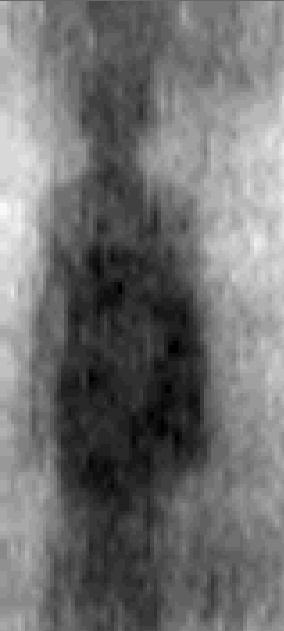
%> input picture kodlar/image_1346.jpg, 284 x 631 px
$ octave deneme6.m   (GNU Octave 9; MATLAB toolbox functions it lacks are replaced by stand-ins)
%> lines starting %> are read from the running program, lines starting %| are printed output that depends on the picture
clear all;
close all;
clc;

img=imread("image_1346.jpg");
%> img is the input picture: size 631x284x3 uint8; min 0, max 253, mean 111.7
f=ones(3,3)/6; %mean filter kernel
img1= imfilter(img,f);
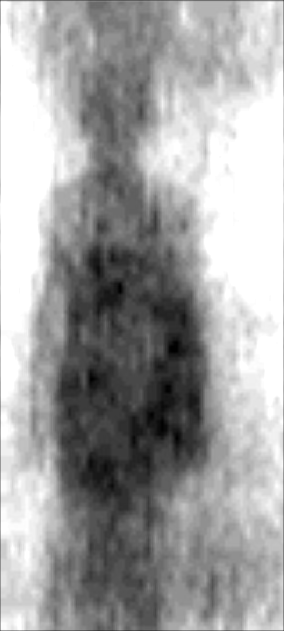
%> img1: size 631x284x3 uint8; min 0, max 255, mean 161.6

b(:,:,1)=150-img1(:,:,1);
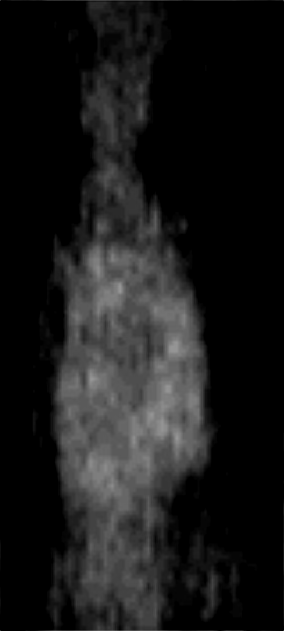
%> b: size 631x284 uint8; min 0, max 150, mean 25.3
b(:,:,2)=150-img1(:,:,2);
b(:,:,3)=150-img1(:,:,3);
%> b: size 631x284x3 uint8

imgd=im2double(b);

SE=strel('disk',4);
img2= imdilate(imgd,SE);
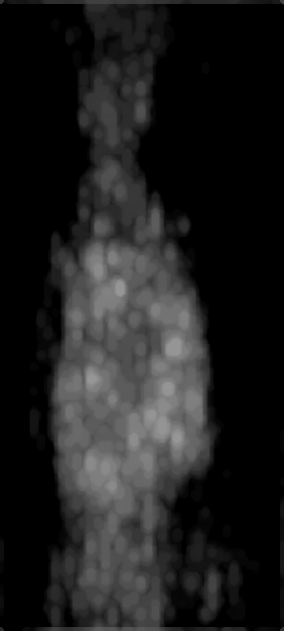
%> img2: size 631x284x3 double; min 0, max 0.588, mean 0.12

img3= imfill(img2,"holes");


 subplot(121);imshow(img); title('Orijinal Image');
% subplot(111);imshow(img1); title('Mean Filter');
% subplot(111),imshow(b); title('CMY Dönüşümü');
 subplot(122),imshow(img3); title('Dönüşüm sonucu');
% subplot(111),imshow(img3); title('imfill Dönüşümü');

$ run again, with kodlar/image_0348.jpg copied over kodlar/image_1346.jpg
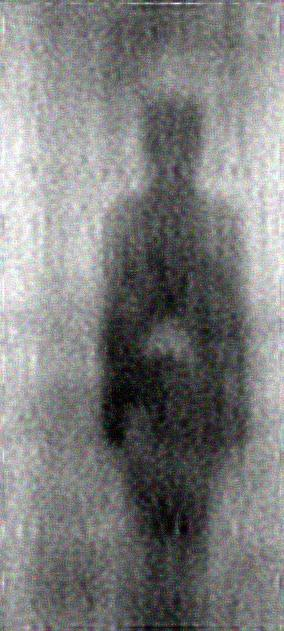
%> input picture kodlar/image_0348.jpg, 284 x 631 px
%> img is the input picture: size 631x284x3 uint8; mean R, G, B 125.7, 125.7, 125.7
%> `img1= imfilter(img,f);`:
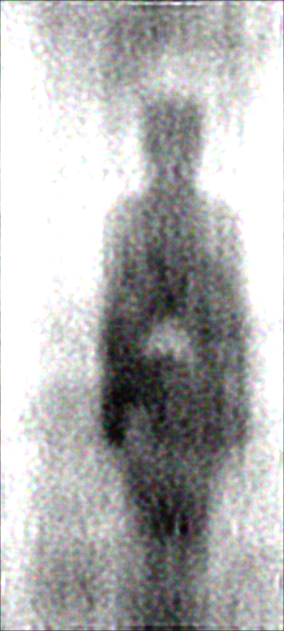
%> img1: size 631x284x3 uint8; mean R, G, B 178.5, 178.5, 178.5
%> `img2= imdilate(imgd,SE);`:
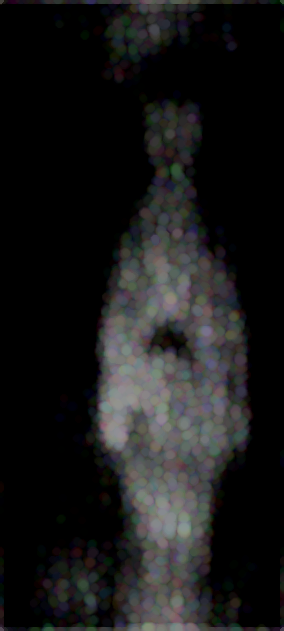
%> img2: size 631x284x3 double; mean R, G, B 0.0997, 0.0997, 0.0998

$ run again, with kodlar/image_0414.jpg copied over kodlar/image_1346.jpg
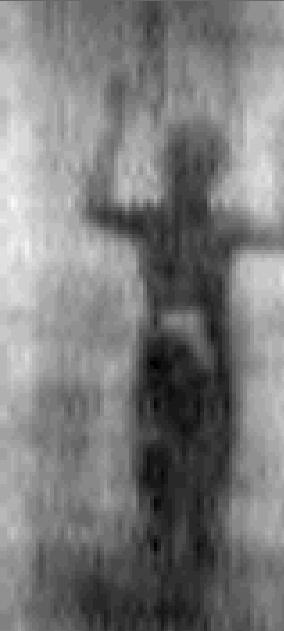
%> input picture kodlar/image_0414.jpg, 284 x 631 px
%> img is the input picture: size 631x284x3 uint8; min 0, max 252, mean 123
%> `img1= imfilter(img,f);`:
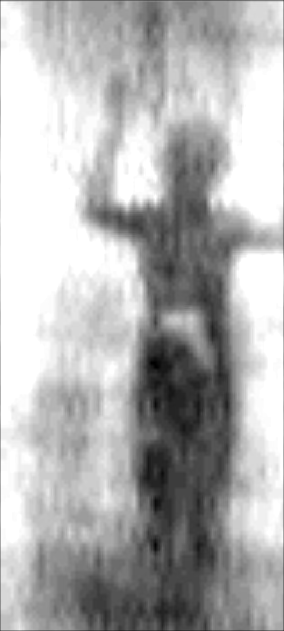
%> img1: size 631x284x3 uint8; min 0, max 255, mean 177.8
%> `img2= imdilate(imgd,SE);`:
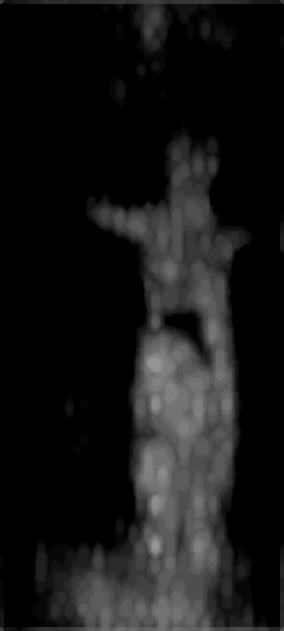
%> img2: size 631x284x3 double; min 0, max 0.588, mean 0.0886
